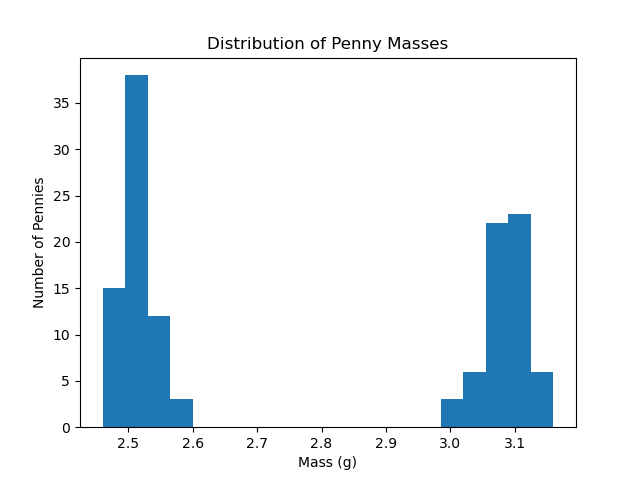

The Python source for this figure:
import numpy as np
import matplotlib.pyplot as plt

mass = np.loadtxt('Class_Data.csv',delimiter=',', skiprows=1)
plt.hist(mass,bins=20)

light = np.array(mass[mass<mass.mean()])
heavy = np.array(mass[mass>mass.mean()])

l = np.mean(light)
dl = np.std(light, ddof=1)/np.sqrt(len(light))

h = np.mean(heavy)
dh = np.std(heavy, ddof=1)/np.sqrt(len(heavy))

def gaussian(x, X, dX):
    return 1/(dX*np.sqrt(2*np.pi))*np.exp(-(x-X)**2/(2*dX**2))


print(f'Any penny weight: {np.mean(mass)} ± {np.std(mass, ddof=1)/np.sqrt(len(mass))}')
print(f'Light penny weight: {l} ± {dl}')
print(f'Heavy penny weight: {h} ± {dh}')
print(f'Number of light: {len(light)}')
print(f'Number of heavy: {len(heavy)}')



points = np.linspace(np.min(mass), np.max(mass), num=500)

l_gauss = np.array([gaussian(x, l, dl) for x in points])
h_gauss = np.array([gaussian(x, h, dh) for x in points])
plt.xlabel('Mass (g)')
plt.title('Distribution of Penny Masses')

#plt.plot(points, l_gauss)
#plt.plot(points, h_gauss)
plt.savefig('penny.png')
plt.show()
